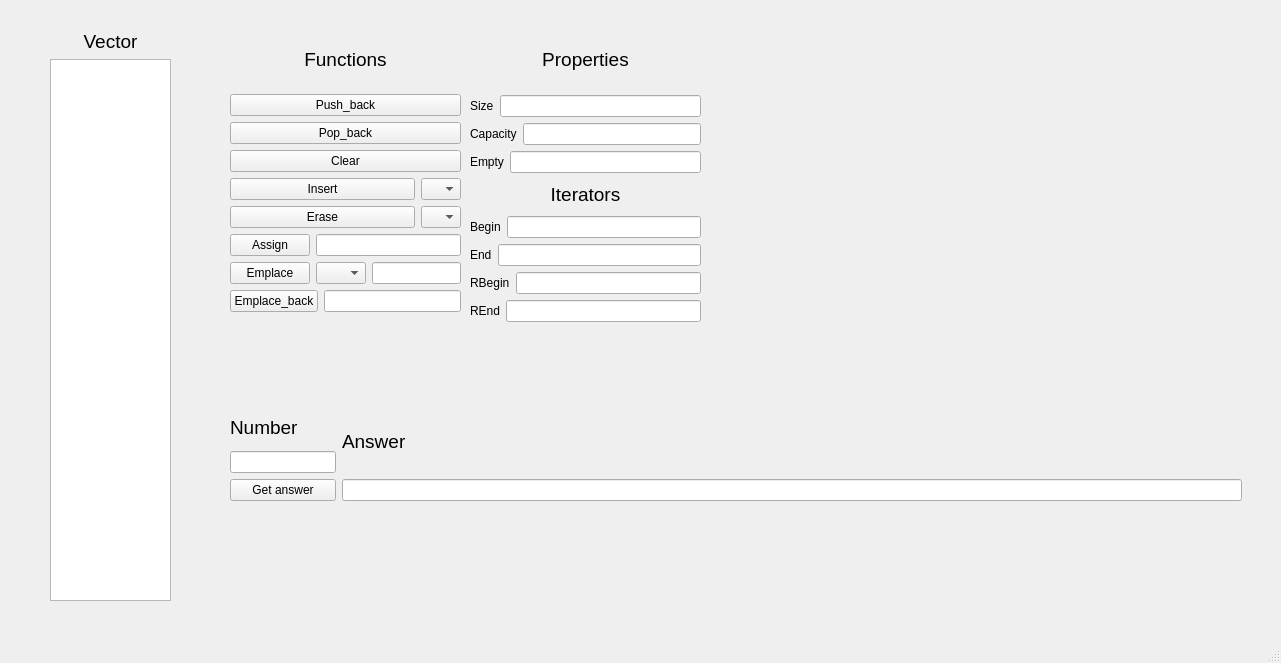
<?xml version="1.0" encoding="UTF-8"?>
<ui version="4.0">
 <class>MainWindow</class>
 <widget class="QMainWindow" name="MainWindow">
  <property name="geometry">
   <rect>
    <x>0</x>
    <y>0</y>
    <width>1281</width>
    <height>663</height>
   </rect>
  </property>
  <property name="windowTitle">
   <string>MainWindow</string>
  </property>
  <widget class="QWidget" name="centralwidget">
   <widget class="QWidget" name="layoutWidget">
    <property name="geometry">
     <rect>
      <x>50</x>
      <y>30</y>
      <width>121</width>
      <height>571</height>
     </rect>
    </property>
    <layout class="QVBoxLayout" name="verticalLayout">
     <item>
      <widget class="QLabel" name="label">
       <property name="font">
        <font>
         <pointsize>14</pointsize>
        </font>
       </property>
       <property name="text">
        <string>Vector</string>
       </property>
       <property name="alignment">
        <set>Qt::AlignCenter</set>
       </property>
      </widget>
     </item>
     <item>
      <widget class="QTableView" name="tableView"/>
     </item>
    </layout>
   </widget>
   <widget class="QWidget" name="layoutWidget">
    <property name="geometry">
     <rect>
      <x>230</x>
      <y>30</y>
      <width>231</width>
      <height>282</height>
     </rect>
    </property>
    <layout class="QVBoxLayout" name="verticalLayout_4">
     <item>
      <widget class="QLabel" name="label_3">
       <property name="font">
        <font>
         <pointsize>14</pointsize>
        </font>
       </property>
       <property name="text">
        <string>Functions</string>
       </property>
       <property name="alignment">
        <set>Qt::AlignCenter</set>
       </property>
      </widget>
     </item>
     <item>
      <layout class="QVBoxLayout" name="verticalLayout_3">
       <item>
        <widget class="QPushButton" name="pushBack">
         <property name="text">
          <string>Push_back</string>
         </property>
        </widget>
       </item>
       <item>
        <widget class="QPushButton" name="popBack">
         <property name="text">
          <string>Pop_back</string>
         </property>
        </widget>
       </item>
       <item>
        <widget class="QPushButton" name="clear">
         <property name="text">
          <string>Clear</string>
         </property>
        </widget>
       </item>
       <item>
        <layout class="QHBoxLayout" name="horizontalLayout_9">
         <item>
          <widget class="QPushButton" name="insert">
           <property name="text">
            <string>Insert</string>
           </property>
          </widget>
         </item>
         <item>
          <widget class="QComboBox" name="inserBox">
           <property name="maximumSize">
            <size>
             <width>40</width>
             <height>16777215</height>
            </size>
           </property>
          </widget>
         </item>
        </layout>
       </item>
       <item>
        <layout class="QHBoxLayout" name="horizontalLayout_16">
         <item>
          <widget class="QPushButton" name="erase">
           <property name="text">
            <string>Erase</string>
           </property>
          </widget>
         </item>
         <item>
          <widget class="QComboBox" name="eraseBox">
           <property name="maximumSize">
            <size>
             <width>40</width>
             <height>16777215</height>
            </size>
           </property>
          </widget>
         </item>
        </layout>
       </item>
       <item>
        <layout class="QHBoxLayout" name="horizontalLayout_10">
         <item>
          <layout class="QHBoxLayout" name="horizontalLayout_15">
           <item>
            <widget class="QPushButton" name="assign">
             <property name="text">
              <string>Assign</string>
             </property>
            </widget>
           </item>
           <item>
            <widget class="QLineEdit" name="assginLine">
             <property name="inputMask">
              <string/>
             </property>
            </widget>
           </item>
          </layout>
         </item>
        </layout>
       </item>
       <item>
        <layout class="QHBoxLayout" name="horizontalLayout_11">
         <item>
          <widget class="QPushButton" name="emplace">
           <property name="text">
            <string>Emplace</string>
           </property>
          </widget>
         </item>
         <item>
          <widget class="QComboBox" name="emplaceBox">
           <property name="maximumSize">
            <size>
             <width>50</width>
             <height>16777215</height>
            </size>
           </property>
          </widget>
         </item>
         <item>
          <widget class="QLineEdit" name="emplaceLine"/>
         </item>
        </layout>
       </item>
       <item>
        <layout class="QHBoxLayout" name="horizontalLayout_12">
         <item>
          <widget class="QPushButton" name="emplaceBack">
           <property name="text">
            <string>Emplace_back</string>
           </property>
          </widget>
         </item>
         <item>
          <widget class="QLineEdit" name="emplaceBackLine"/>
         </item>
        </layout>
       </item>
      </layout>
     </item>
    </layout>
   </widget>
   <widget class="QWidget" name="layoutWidget">
    <property name="geometry">
     <rect>
      <x>470</x>
      <y>30</y>
      <width>231</width>
      <height>292</height>
     </rect>
    </property>
    <layout class="QVBoxLayout" name="verticalLayout_8">
     <item>
      <layout class="QVBoxLayout" name="verticalLayout_7">
       <item>
        <widget class="QLabel" name="label_5">
         <property name="font">
          <font>
           <pointsize>14</pointsize>
          </font>
         </property>
         <property name="text">
          <string>Properties</string>
         </property>
         <property name="alignment">
          <set>Qt::AlignCenter</set>
         </property>
        </widget>
       </item>
       <item>
        <layout class="QVBoxLayout" name="verticalLayout_6">
         <item>
          <layout class="QHBoxLayout" name="horizontalLayout_7">
           <item>
            <widget class="QLabel" name="size">
             <property name="text">
              <string>Size</string>
             </property>
            </widget>
           </item>
           <item>
            <widget class="QLineEdit" name="sizeLine"/>
           </item>
          </layout>
         </item>
         <item>
          <layout class="QHBoxLayout" name="horizontalLayout_8">
           <item>
            <widget class="QLabel" name="capacity">
             <property name="text">
              <string>Capacity</string>
             </property>
            </widget>
           </item>
           <item>
            <widget class="QLineEdit" name="capacityLine"/>
           </item>
          </layout>
         </item>
         <item>
          <layout class="QHBoxLayout" name="horizontalLayout_14">
           <item>
            <widget class="QLabel" name="empty">
             <property name="text">
              <string>Empty</string>
             </property>
            </widget>
           </item>
           <item>
            <widget class="QLineEdit" name="emptyLine">
             <property name="readOnly">
              <bool>true</bool>
             </property>
            </widget>
           </item>
          </layout>
         </item>
        </layout>
       </item>
      </layout>
     </item>
     <item>
      <layout class="QVBoxLayout" name="verticalLayout_5">
       <item>
        <widget class="QLabel" name="label_4">
         <property name="font">
          <font>
           <pointsize>14</pointsize>
          </font>
         </property>
         <property name="text">
          <string>Iterators</string>
         </property>
         <property name="alignment">
          <set>Qt::AlignCenter</set>
         </property>
        </widget>
       </item>
       <item>
        <layout class="QVBoxLayout" name="verticalLayout_2">
         <item>
          <layout class="QHBoxLayout" name="horizontalLayout">
           <item>
            <widget class="QLabel" name="begin">
             <property name="text">
              <string>Begin</string>
             </property>
            </widget>
           </item>
           <item>
            <widget class="QLineEdit" name="beginLine">
             <property name="readOnly">
              <bool>true</bool>
             </property>
            </widget>
           </item>
          </layout>
         </item>
         <item>
          <layout class="QHBoxLayout" name="horizontalLayout_2">
           <item>
            <widget class="QLabel" name="end">
             <property name="text">
              <string>End</string>
             </property>
            </widget>
           </item>
           <item>
            <widget class="QLineEdit" name="endLine">
             <property name="readOnly">
              <bool>true</bool>
             </property>
            </widget>
           </item>
          </layout>
         </item>
         <item>
          <layout class="QHBoxLayout" name="horizontalLayout_6">
           <item>
            <widget class="QLabel" name="rBegin">
             <property name="text">
              <string>RBegin</string>
             </property>
            </widget>
           </item>
           <item>
            <widget class="QLineEdit" name="rBeginLine">
             <property name="readOnly">
              <bool>true</bool>
             </property>
            </widget>
           </item>
          </layout>
         </item>
         <item>
          <layout class="QHBoxLayout" name="horizontalLayout_4">
           <item>
            <widget class="QLabel" name="rEnd">
             <property name="text">
              <string>REnd</string>
             </property>
            </widget>
           </item>
           <item>
            <widget class="QLineEdit" name="rEndLine">
             <property name="readOnly">
              <bool>true</bool>
             </property>
            </widget>
           </item>
          </layout>
         </item>
        </layout>
       </item>
      </layout>
     </item>
    </layout>
   </widget>
   <widget class="QWidget" name="layoutWidget">
    <property name="geometry">
     <rect>
      <x>230</x>
      <y>410</y>
      <width>1012</width>
      <height>91</height>
     </rect>
    </property>
    <layout class="QHBoxLayout" name="horizontalLayout_3">
     <item>
      <layout class="QVBoxLayout" name="verticalLayout_9">
       <item>
        <widget class="QLabel" name="number">
         <property name="font">
          <font>
           <pointsize>14</pointsize>
          </font>
         </property>
         <property name="text">
          <string>Number</string>
         </property>
        </widget>
       </item>
       <item>
        <widget class="QLineEdit" name="numberLine">
         <property name="text">
          <string/>
         </property>
        </widget>
       </item>
       <item>
        <widget class="QPushButton" name="getAnswer">
         <property name="minimumSize">
          <size>
           <width>100</width>
           <height>0</height>
          </size>
         </property>
         <property name="text">
          <string>Get answer</string>
         </property>
        </widget>
       </item>
      </layout>
     </item>
     <item>
      <layout class="QVBoxLayout" name="verticalLayout_10">
       <item>
        <widget class="QLabel" name="answer">
         <property name="font">
          <font>
           <pointsize>14</pointsize>
          </font>
         </property>
         <property name="text">
          <string>Answer</string>
         </property>
        </widget>
       </item>
       <item>
        <widget class="QLineEdit" name="answerLine">
         <property name="minimumSize">
          <size>
           <width>900</width>
           <height>0</height>
          </size>
         </property>
         <property name="text">
          <string/>
         </property>
        </widget>
       </item>
      </layout>
     </item>
    </layout>
   </widget>
  </widget>
  <widget class="QMenuBar" name="menubar">
   <property name="geometry">
    <rect>
     <x>0</x>
     <y>0</y>
     <width>1281</width>
     <height>21</height>
    </rect>
   </property>
  </widget>
  <widget class="QStatusBar" name="statusbar"/>
 </widget>
 <resources/>
 <connections/>
</ui>
